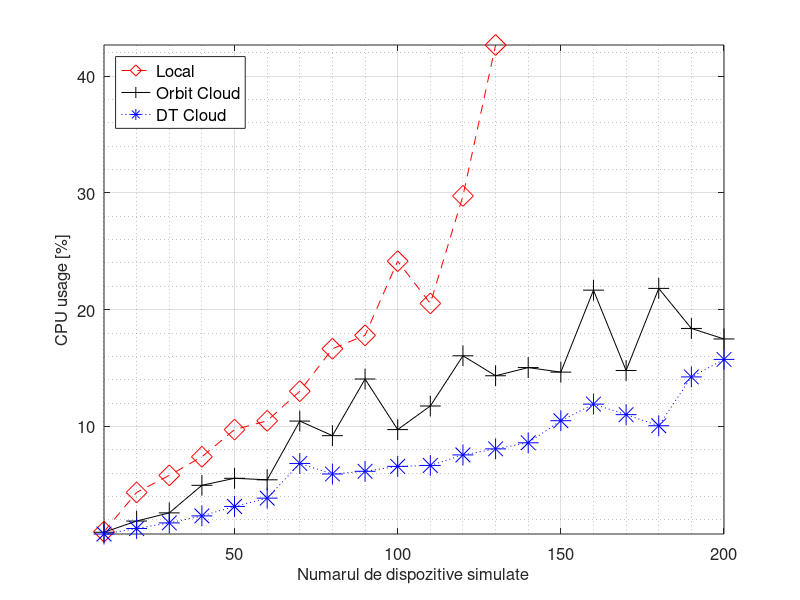
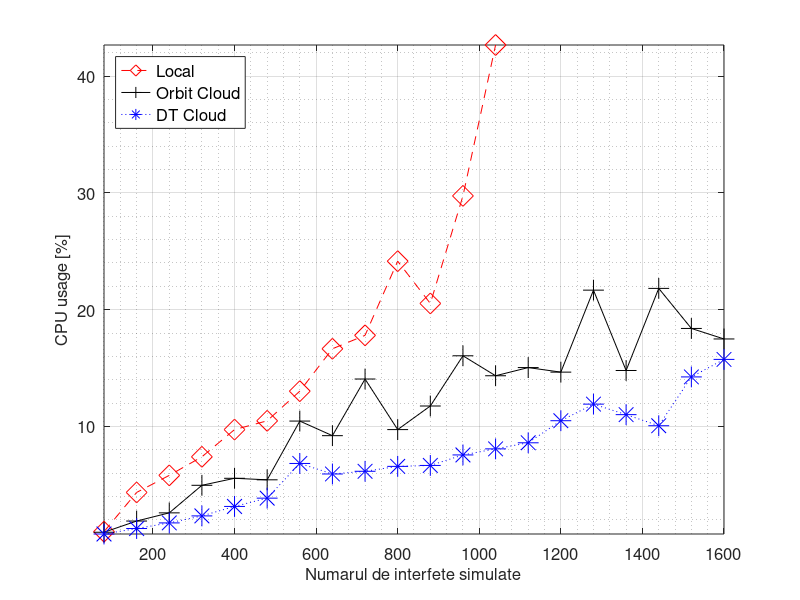
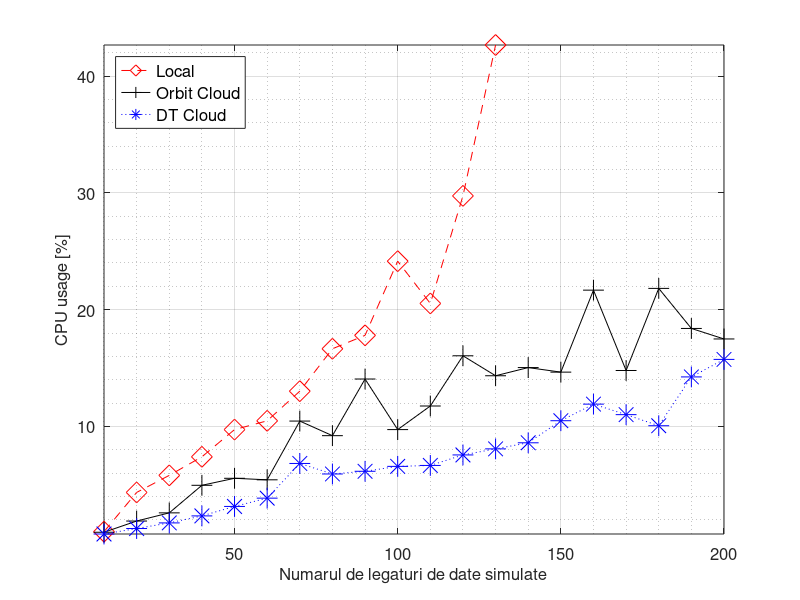

Here is the MATLAB script that generated these plots, in order:
nes = [10:10:200]
intfs = [80:80:1600]
links = [10:10:200]

local_percent = [0.0099,0.0435,0.0581,0.074,0.0973,0.1048,0.1302,0.1665,0.178,0.2415,0.2053,0.2974,0.4266,NaN,NaN,NaN,NaN,NaN,NaN,NaN]
orbit_percent = [0.0094,0.019,0.026,0.0496,0.0556,0.0543,0.1046,0.0921,0.1406,0.0973,0.1175,0.1605,0.1434,0.1504,0.1465,0.2167,0.1479,0.2182,0.1839,0.1749]
dt_percent = [0.0079,0.0126,0.0174,0.0234,0.0315,0.0386,0.0683,0.0593,0.0616,0.0658,0.0666,0.0756,0.0808,0.086,0.1049,0.1191,0.1101,0.1006,0.1424,0.1574]

local = local_percent * 100
orbit = orbit_percent * 100
dt = dt_percent * 100

figure(1)
plot(nes,local, '--dr', 'markersize', 15, nes, orbit, '-+k', 'markersize', 15, nes, dt, ':*b', 'markersize', 15)
set(gca, "fontsize", 12)

xlabel('Numarul de dispozitive simulate', "fontsize", 12)
grid on
grid minor on
ylabel('CPU usage [%]', "fontsize", 12)
leg = legend('Local','Orbit Cloud','DT Cloud', "location", 'northwest')
set(leg, "fontsize", 12)
axis('tight')

#la = num2str(local(:));
#lb = cellstr(la);
#lc = strtrim(lb);

#oa = num2str(orbit(:));
#ob = cellstr(oa);
#oc = strtrim(ob);

#da = num2str(dt(:));
#db = cellstr(da);
#dc = strtrim(db);

#text(nes, local, lc)
#text(nes, orbit, oc)
#text(nes, dt, dc)

figure(2)
plot(intfs,local, '--dr', 'markersize', 15, intfs, orbit, '-+k', 'markersize', 15, intfs, dt, ':*b', 'markersize', 15)
set(gca, "fontsize", 12)

xlabel('Numarul de interfete simulate', "fontsize", 12)
grid on
grid minor on
ylabel('CPU usage [%]', "fontsize", 12)
leg = legend('Local','Orbit Cloud','DT Cloud', "location", 'northwest')
set(leg, "fontsize", 12)
axis('tight')

#la = num2str(local(:));
#lb = cellstr(la);
#lc = strtrim(lb);

#oa = num2str(orbit(:));
#ob = cellstr(oa);
#oc = strtrim(ob);

#da = num2str(dt(:));
#db = cellstr(da);
#dc = strtrim(db);

#text(intfs, local, lc)
#text(intfs, orbit, oc)
#text(intfs, dt, dc)

figure(3)
plot(links,local, '--dr', 'markersize', 15, links, orbit, '-+k', 'markersize', 15, links, dt, ':*b', 'markersize', 15)
set(gca, "fontsize", 12)

xlabel('Numarul de legaturi de date simulate', "fontsize", 12)
grid on
grid minor on
ylabel('CPU usage [%]', "fontsize", 12)
leg = legend('Local','Orbit Cloud','DT Cloud', "location", 'northwest')
set(leg, "fontsize", 12)
axis('tight')

#la = num2str(local(:));
#lb = cellstr(la);
#lc = strtrim(lb);

#oa = num2str(orbit(:));
#ob = cellstr(oa);
#oc = strtrim(ob);

#da = num2str(dt(:));
#db = cellstr(da);
#dc = strtrim(db);

#text(links, local, lc)
#text(links, orbit, oc)
#text(links, dt, dc)
